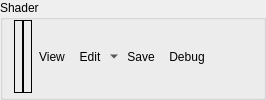
        <widget class="QGroupBox" name="csShaderGroup">
         <property name="sizePolicy">
          <sizepolicy hsizetype="Preferred" vsizetype="Minimum">
           <horstretch>0</horstretch>
           <verstretch>0</verstretch>
          </sizepolicy>
         </property>
         <property name="title">
          <string>Shader</string>
         </property>
         <layout class="QHBoxLayout" name="horizontalLayout_19">
          <property name="spacing">
           <number>0</number>
          </property>
          <property name="topMargin">
           <number>0</number>
          </property>
          <property name="bottomMargin">
           <number>4</number>
          </property>
          <item>
           <widget class="RDLabel" name="csShader">
            <property name="sizePolicy">
             <sizepolicy hsizetype="Minimum" vsizetype="MinimumExpanding">
              <horstretch>0</horstretch>
              <verstretch>0</verstretch>
             </sizepolicy>
            </property>
            <property name="frameShape">
             <enum>QFrame::Box</enum>
            </property>
           </widget>
          </item>
          <item>
           <widget class="RDLabel" name="csShaderDebug">
            <property name="sizePolicy">
             <sizepolicy hsizetype="Minimum" vsizetype="MinimumExpanding">
              <horstretch>0</horstretch>
              <verstretch>0</verstretch>
             </sizepolicy>
            </property>
            <property name="frameShape">
             <enum>QFrame::Box</enum>
            </property>
           </widget>
          </item>
          <item>
           <widget class="QToolButton" name="csShaderViewButton">
            <property name="cursor">
             <cursorShape>PointingHandCursor</cursorShape>
            </property>
            <property name="toolTip">
             <string>Open Shader Source</string>
            </property>
            <property name="text">
             <string>View</string>
            </property>
            <property name="icon">
             <iconset resource="../../Resources/resources.qrc">
              <normaloff>:/action.png</normaloff>:/action.png</iconset>
            </property>
            <property name="toolButtonStyle">
             <enum>Qt::ToolButtonTextBesideIcon</enum>
            </property>
            <property name="autoRaise">
             <bool>true</bool>
            </property>
           </widget>
          </item>
          <item>
           <widget class="QToolButton" name="csShaderEditButton">
            <property name="toolTip">
             <string>Edit Shader</string>
            </property>
            <property name="text">
             <string>Edit</string>
            </property>
            <property name="icon">
             <iconset resource="../../Resources/resources.qrc">
              <normaloff>:/page_white_edit.png</normaloff>:/page_white_edit.png</iconset>
            </property>
            <property name="popupMode">
             <enum>QToolButton::MenuButtonPopup</enum>
            </property>
            <property name="toolButtonStyle">
             <enum>Qt::ToolButtonTextBesideIcon</enum>
            </property>
            <property name="autoRaise">
             <bool>true</bool>
            </property>
           </widget>
          </item>
          <item>
           <widget class="QToolButton" name="csShaderSaveButton">
            <property name="toolTip">
             <string>Save Shader DXBC</string>
            </property>
            <property name="text">
             <string>Save</string>
            </property>
            <property name="icon">
             <iconset resource="../../Resources/resources.qrc">
              <normaloff>:/save.png</normaloff>:/save.png</iconset>
            </property>
            <property name="toolButtonStyle">
             <enum>Qt::ToolButtonTextBesideIcon</enum>
            </property>
            <property name="autoRaise">
             <bool>true</bool>
            </property>
           </widget>
          </item>
          <item>
           <widget class="QToolButton" name="computeDebugSelector">
            <property name="text">
             <string>Debug</string>
            </property>
            <property name="icon">
             <iconset resource="../../Resources/resources.qrc">
              <normaloff>:/wrench.png</normaloff>:/wrench.png</iconset>
            </property>
            <property name="toolButtonStyle">
             <enum>Qt::ToolButtonTextBesideIcon</enum>
            </property>
            <property name="autoRaise">
             <bool>true</bool>
            </property>
           </widget>
          </item>
          <item>
           <spacer name="horizontalSpacer_4">
            <property name="orientation">
             <enum>Qt::Horizontal</enum>
            </property>
            <property name="sizeHint" stdset="0">
             <size>
              <width>40</width>
              <height>20</height>
             </size>
            </property>
           </spacer>
          </item>
         </layout>
        </widget>
